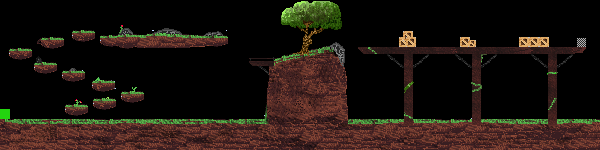

Rendered tile map (Tiled .tmx) drawn with the repository's tilesets; below, a short description and the map source with its tile grids summarised:
An orthogonal 300x75 tile map with 2x2 px tiles, 2 tile layers (background, platforms) and 5 objects.

<map version="1.8" tiledversion="1.8.2" orientation="orthogonal" renderorder="right-down" width="300" height="75" tilewidth="2" tileheight="2" infinite="0" nextlayerid="5" nextobjectid="25">
 <tileset firstgid="1" name="gameworld" tilewidth="2" tileheight="2" tilecount="22500" columns="300">
  <image source="../img/tileset.png" trans="ff00ff" width="600" height="150" />
 </tileset>
 <layer id="1" name="background" width="300" height="75">
  <data>[22500 cells, 22498 non-empty, 22498 distinct tile ids]</data>
 </layer>
 <objectgroup id="4" name="finish">
  <object id="19" gid="5989" x="575.938" y="39.9375" width="2" height="2" />
  <object id="20" gid="5989" x="575.938" y="41.875" width="2" height="2" />
  <object id="21" gid="5989" x="576" y="44" width="2" height="2" />
  <object id="22" gid="5989" x="575.938" y="46.1875" width="2" height="2" />
  <object id="24" gid="13151" x="243.667" y="163" width="2" height="2" />
 </objectgroup>
 <layer id="2" name="platforms" width="300" height="75">
  <data>[22500 cells, 21279 non-empty, 21279 distinct tile ids]</data>
 </layer>
</map>